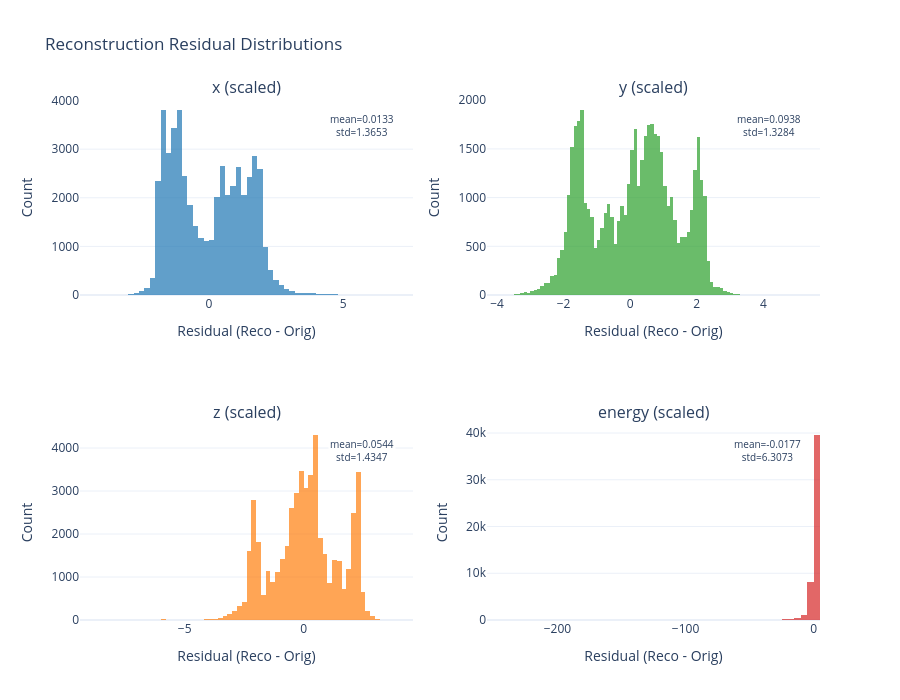

This figure's notebook cell:
### Code cell
def plot_residual_distributions(results):
    """plot histograms of reconstruction residuals for each feature."""
    residuals = {i: [] for i in range(4)}
    
    for i in range(len(results["x_original"])):
        mask = results["masks"][i].flatten() == 1
        x_orig = results["x_original"][i].reshape(-1, 4)[mask]
        x_reco = results["x_reco"][i].reshape(-1, 4)[mask]
        
        for feat in range(4):
            residuals[feat].extend(x_reco[:, feat] - x_orig[:, feat])
    
    fig = make_subplots(rows=2, cols=2, subplot_titles=FEATURE_NAMES)
    colors = ['#1f77b4', '#2ca02c', '#ff7f0e', '#d62728']
    
    for i in range(4):
        row, col = (i // 2) + 1, (i % 2) + 1
        res = np.array(residuals[i])
        
        fig.add_trace(
            go.Histogram(
                x=res,
                nbinsx=100,
                marker_color=colors[i],
                opacity=0.7,
                name=FEATURE_NAMES[i]
            ),
            row=row, col=col
        )
        
        ### add statistics annotation
        mean_res = np.mean(res)
        std_res = np.std(res)
        fig.add_annotation(
            text=f"mean={mean_res:.4f}<br>std={std_res:.4f}",
            xref=f"x{i+1 if i > 0 else ''} domain",
            yref=f"y{i+1 if i > 0 else ''} domain",
            x=0.95, y=0.95,
            showarrow=False,
            font=dict(size=10),
            bgcolor="white"
        )
        
        fig.update_xaxes(title_text="Residual (Reco - Orig)", row=row, col=col)
        fig.update_yaxes(title_text="Count", row=row, col=col)
    
    fig.update_layout(
        title="Reconstruction Residual Distributions",
        height=700, width=900,
        showlegend=False,
        template="plotly_white"
    )
    
    fig.show()
    fig.write_html(OUTPUT_DIR / "residual_distributions.html")

plot_residual_distributions(results)

### Figure 1 — Plotly figure (JSON) as saved in the notebook; plotly's stock layout.template omitted (floating-point values rounded to 4 significant figures; data arrays with more than 128 entries replaced by an {"elided": "..."} marker saying what was removed)
{"data": [{"marker": {"color": "#1f77b4"}, "name": "x (scaled)", "nbinsx": 100, "opacity": 0.7, "type": "histogram", "x": {"elided": "50111 float values"}, "xaxis": "x", "yaxis": "y"}, {"marker": {"color": "#2ca02c"}, "name": "y (scaled)", "nbinsx": 100, "opacity": 0.7, "type": "histogram", "x": {"elided": "50111 float values"}, "xaxis": "x2", "yaxis": "y2"}, {"marker": {"color": "#ff7f0e"}, "name": "z (scaled)", "nbinsx": 100, "opacity": 0.7, "type": "histogram", "x": {"elided": "50111 float values"}, "xaxis": "x3", "yaxis": "y3"}, {"marker": {"color": "#d62728"}, "name": "energy (scaled)", "nbinsx": 100, "opacity": 0.7, "type": "histogram", "x": {"elided": "50111 float values"}, "xaxis": "x4", "yaxis": "y4"}], "layout": {"annotations": [{"font": {"size": 16}, "showarrow": false, "text": "x (scaled)", "x": 0.225, "xanchor": "center", "xref": "paper", "y": 1, "yanchor": "bottom", "yref": "paper"}, {"font": {"size": 16}, "showarrow": false, "text": "y (scaled)", "x": 0.775, "xanchor": "center", "xref": "paper", "y": 1, "yanchor": "bottom", "yref": "paper"}, {"font": {"size": 16}, "showarrow": false, "text": "z (scaled)", "x": 0.225, "xanchor": "center", "xref": "paper", "y": 0.375, "yanchor": "bottom", "yref": "paper"}, {"font": {"size": 16}, "showarrow": false, "text": "energy (scaled)", "x": 0.775, "xanchor": "center", "xref": "paper", "y": 0.375, "yanchor": "bottom", "yref": "paper"}, {"bgcolor": "white", "font": {"size": 10}, "showarrow": false, "text": "mean=0.0133<br>std=1.3653", "x": 0.95, "xref": "x domain", "y": 0.95, "yref": "y domain"}, {"bgcolor": "white", "font": {"size": 10}, "showarrow": false, "text": "mean=0.0938<br>std=1.3284", "x": 0.95, "xref": "x2 domain", "y": 0.95, "yref": "y2 domain"}, {"bgcolor": "white", "font": {"size": 10}, "showarrow": false, "text": "mean=0.0544<br>std=1.4347", "x": 0.95, "xref": "x3 domain", "y": 0.95, "yref": "y3 domain"}, {"bgcolor": "white", "font": {"size": 10}, "showarrow": false, "text": "mean=-0.0177<br>std=6.3073", "x": 0.95, "xref": "x4 domain", "y": 0.95, "yref": "y4 domain"}], "height": 700, "showlegend": false, "title": {"text": "Reconstruction Residual Distributions"}, "width": 900, "xaxis": {"anchor": "y", "domain": [0, 0.45], "title": {"text": "Residual (Reco - Orig)"}}, "xaxis2": {"anchor": "y2", "domain": [0.55, 1], "title": {"text": "Residual (Reco - Orig)"}}, "xaxis3": {"anchor": "y3", "domain": [0, 0.45], "title": {"text": "Residual (Reco - Orig)"}}, "xaxis4": {"anchor": "y4", "domain": [0.55, 1], "title": {"text": "Residual (Reco - Orig)"}}, "yaxis": {"anchor": "x", "domain": [0.625, 1], "title": {"text": "Count"}}, "yaxis2": {"anchor": "x2", "domain": [0.625, 1], "title": {"text": "Count"}}, "yaxis3": {"anchor": "x3", "domain": [0, 0.375], "title": {"text": "Count"}}, "yaxis4": {"anchor": "x4", "domain": [0, 0.375], "title": {"text": "Count"}}}}
